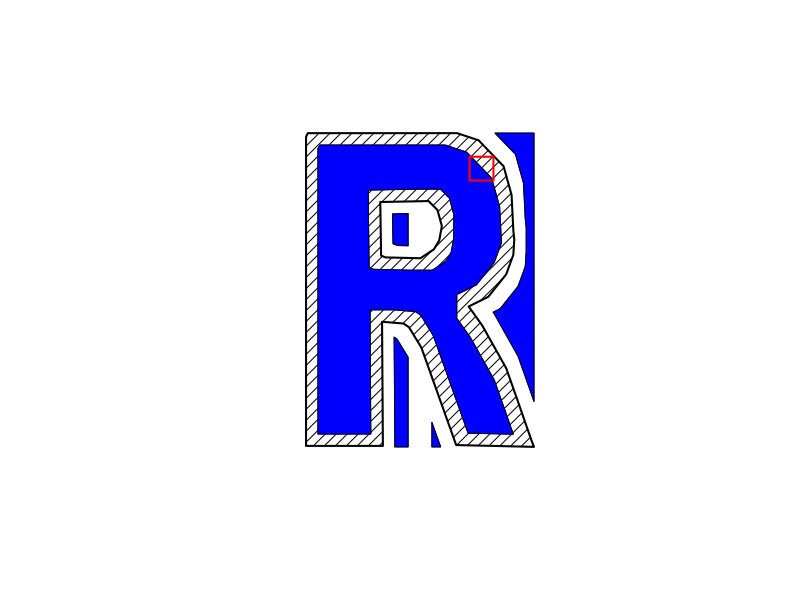

The R source for this figure:
library(spatstat)


### Name: erosionAny
### Title: Morphological Erosion of Windows
### Aliases: erosionAny %(-)%
### Keywords: spatial math

### ** Examples

  B <- square(c(-0.1, 0.1))
  RminusB <- letterR %(-)% B
  FR <- grow.rectangle(Frame(letterR), 0.3)
  plot(FR, main="", type="n")
  plot(letterR, add=TRUE, lwd=2, hatch=TRUE, box=FALSE)
  plot(RminusB, add=TRUE, col="blue", box=FALSE)
  plot(shift(B, vec=c(3.49, 2.98)),
       add=TRUE, border="red", lwd=2)
